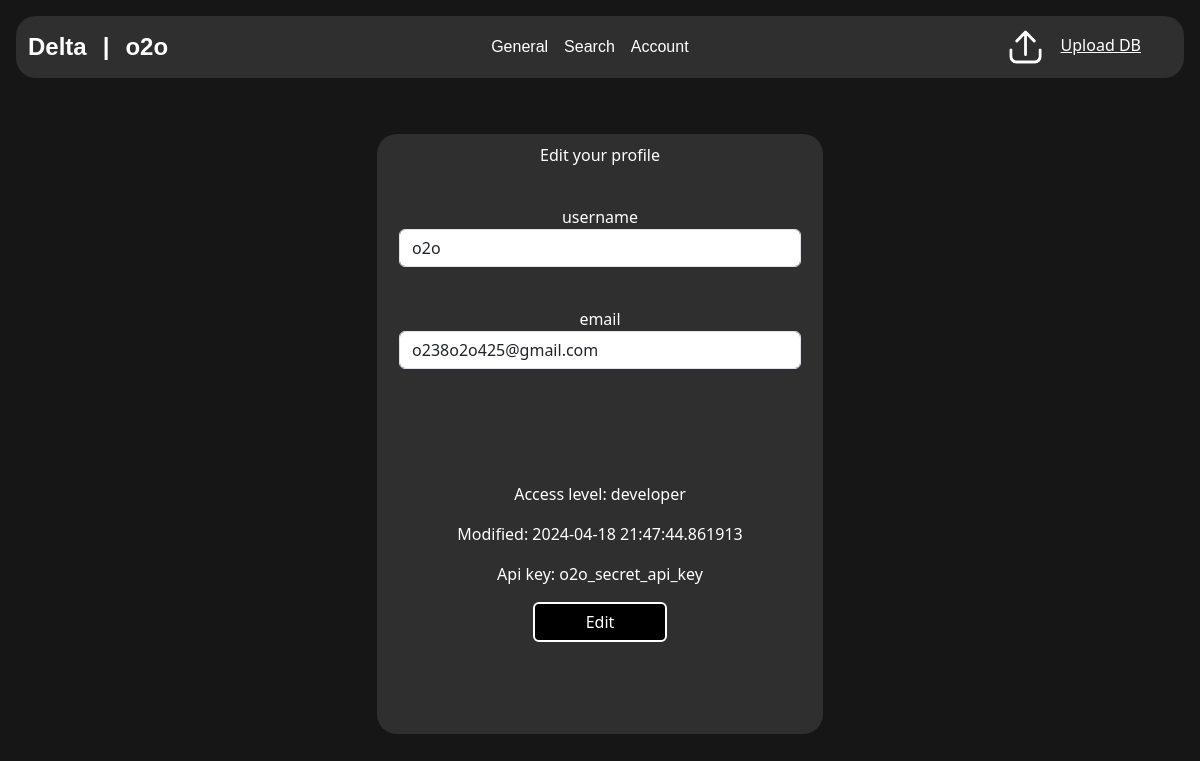
/account (signed in), run on the app's committed database.
### sql.py (models this page shows, shortened)
class User(SqlAlchemyBase, UserMixin, SerializerMixin):
    __tablename__ = 'users'
    id = sqlalchemy.Column(
        sqlalchemy.Integer, primary_key=True, autoincrement=True)
    username = sqlalchemy.Column(sqlalchemy.String, nullable=False)
    email = sqlalchemy.Column(
        sqlalchemy.String, index=True, unique=True, nullable=False)
    hashed_password = sqlalchemy.Column(sqlalchemy.String, nullable=False)
    access = sqlalchemy.Column(sqlalchemy.Integer, sqlalchemy.ForeignKey(
        'access.id'), default=1, nullable=False)
    modified_date = sqlalchemy.Column(
        sqlalchemy.DateTime, default=datetime.datetime.now)
    access_level = orm.relationship('AccessRights')
    api_key = orm.relationship('ApiKeyAsoc')
    db_links = orm.relationship('Upload_DB')

class AccessRights(SqlAlchemyBase, UserMixin, SerializerMixin):
    __tablename__ = 'access'
    id = sqlalchemy.Column(
        sqlalchemy.Integer, primary_key=True, autoincrement=True)
    level = sqlalchemy.Column(sqlalchemy.String, unique=True, nullable=False)
    user = orm.relationship("User", back_populates='access_level')

class ApiKeyAsoc(SqlAlchemyBase, UserMixin, SerializerMixin):
    __tablename__ = 'api_keys'
    id = sqlalchemy.Column(
        sqlalchemy.Integer, primary_key=True, autoincrement=True)
    key = sqlalchemy.Column(sqlalchemy.String, nullable=False, index=True)
    user_id = sqlalchemy.Column(
        sqlalchemy.Integer, sqlalchemy.ForeignKey('users.id'), nullable=False)
    user = orm.relationship("User", back_populates='api_key')

### core.py (the view, shortened to what this page needs)
@app.route('/account', methods=['GET', 'POST']) # форма изменения данных акканта
@login_required
def account():
    form = EditForm()
    data = {}
    if request.method == 'GET':
        db_sess = create_session()
        user = db_sess.query(User).filter(
            User.email == current_user.email).first()
        if user:
            form.username.data = user.username
            form.email.data = user.email
            api_key = get_api_key(user)
            data = {
                'modified_date': user.modified_date,
                'access_level': user.access_level.level,
                'api_key': api_key
            }
        else:
            abort(404)
    return render_template('account.html', form=form, title='Account', data=data)

### core.py
class EditForm(FlaskForm):
    username = StringField('username', validators=[DataRequired()])
    email = StringField('email', validators=[DataRequired()])
    submit = SubmitField('Edit')

### core.py (called while the page is built)
@login_manager.user_loader
def load_user(user_id):
    db_sess = create_session()
    return db_sess.query(User).get(user_id)

### sql.py (called while the page is built)
def create_session() -> Session:  # создание сессии для работы с бд
    global __factory
    return __factory()

def get_api_key(user: User) -> str:  # получение api ключа по юзеру
    db_sess = create_session()
    api_asoc = db_sess.query(ApiKeyAsoc).filter(
        ApiKeyAsoc.user_id == user.id).first()
    if api_asoc:
        return api_asoc.key

### templates/account.html (shortened to what this page needs)
{% extends "base.html" %} {% block content %}
<div class="edit_form">
    <form method="post">
        <p  style="padding-top: 2%;">Edit your profile</p>
        <p>
            {{ form.username.label(style="margin-top: 5%") }}<br>
            {{ form.username(class="form-control") }}<br>
        </p>
        <p>
            {{ form.email.label }}<br>
            {{ form.email(class="form-control", type="email") }}<br>
        </p>
        <div style="margin-top: 20%;">
            <p>Access level: {{ data["access_level"] }}</p>
            <p>Modified: {{ data["modified_date"] }}</p>
            <p>Api key: {{ data["api_key"] }}</p>
            <p>{{ form.submit(type="submit", class="btn btn-primary", style="width: 30%; margin-bottom: `1%") }}</p>
        </div>
    </form>
</div>
{% endblock %}

### templates/base.html (shortened to what this page needs)
<!DOCTYPE html>
<html lang="en">
  <head>
    <link href="https://cdn.jsdelivr.net/npm/bootstrap@5.3.3/dist/css/bootstrap.min.css" rel="stylesheet">
    <link href="https://getbootstrap.com/docs/5.3/assets/css/docs.css" rel="stylesheet">
    <link rel="stylesheet" type="text/css" href="static/css/style.css" />
  </head>
  <body class="p-3 m-0 border-0 bd-example m-0 border-0">
    <nav class="navbar navbar-expand-lg">
      <div class="container-fluid">
        <a class="navbar-brand" href="/search">Delta</a>
        <a class="navbar-brand">|</a>
          {% if current_user.is_authenticated %}
              <a class="navbar-brand" href="/logout">{{ current_user.username }}</a>
          {% else %}
              <a class="navbar-brand" href="/login"><u>Sign in</u></a>
          {% endif %}
        <div class="collapse navbar-collapse" id="navbarNavAltMarkup">
          <div class="navbar-nav">
            <a class="nav-link" href="/">General</a>
            <a class="nav-link" href="/search">Search</a>
            <a class="nav-link" href="/account">Account</a>
          </div>
        </div>
      </div>
      {% if current_user.is_authenticated %}
        <div class="upload up-2">
          <a href="/upload"><img src="static/data/upload.png" class="upload-button">Upload DB</a>
        </div>
      {% endif %}
    </nav>
    <main role="main" class="container">{% block content %}{% endblock %}</main>
  </body>
</html>

### static/css/style.css (style rules this page uses)
body { background-color: #161616; }
p { color: #ffffff; text-align: center; }
div { margin-left: auto; margin-right: auto; }
.btn { background-color: black; border: 2px solid white; }
a { color: #ffffff; }
nav.navbar { background-color: #2f2f2f; border-radius: 20px; }
a.navbar-brand { color: #ffffff; font-family: Arial; font-size: 150%; font-weight: bold; }
a.nav-link { color: #ffffff; font-family: Arial; font-size: 100%; }
.edit_form { background-color: #2f2f2f; border-radius: 20px; margin-top: 5%; width: 40%; height: 600px; }
.form-control { margin-left: auto; margin-right: auto; width: 90%; }
div.upload { margin-right: 0; }
img.upload-button { width: 30%; padding-right: 10%; }

### data on the page
User: username "o2o", email "o238o2o425@gmail.com", modified_date "2024-04-18 21:47:44.861913"
AccessRights: access_level "developer"
ApiKeyAsoc: api_key "o2o_secret_api_key"
